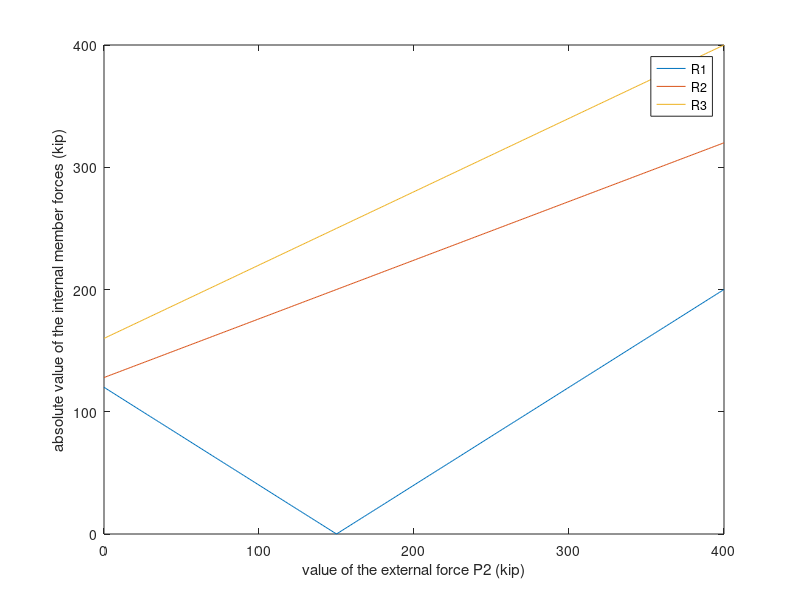

Recreate this plot in MATLAB.
%initializing values for external force p2
p2 = 0:1:400;
%getting the corresponding absolute values for the internal members
R1 = abs((0.8*p2) - 120);
R2 = abs((0.48*p2) + 128);
R3 = abs((-0.6*p2) -160);

%plotting p2 vs R1 and R2 and R3
plot (p2,R1);
hold on
plot (p2,R2);
hold on
plot (p2,R3);

xlabel("value of the external force P2 (kip)");
ylabel("absolute value of the internal member forces (kip)");
legend('R1','R2','R3');
